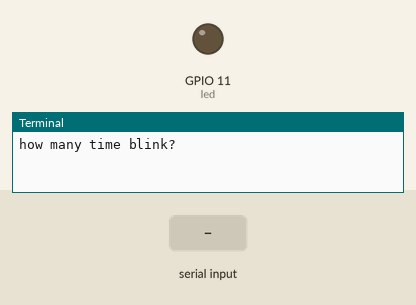
This program was run on a simulated Raspberry Pi (BCM pin numbers). Shown: output pins drawn as LEDs (lit = HIGH), the last lines printed to the terminal. Dashed ring = blinking. The inputs (shaded band) are chosen by the test bench.

Above: at 1.2 s.
1.3 s: "5" typed at the terminal, then Enter
At 2.1 s:
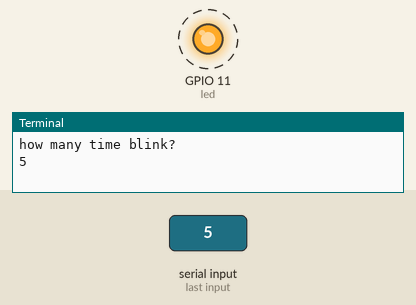
Timing chart, 0 to 10.3 s (numbered marks = the images above; inputs shaded):
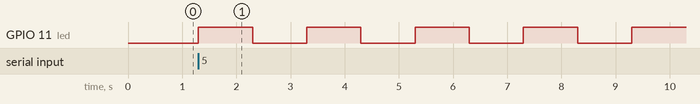

Measured:
- after the input at 1.3 s, GPIO 11 (led): alternates HIGH for 1.0 s and LOW for 1.0 s, starting at once

The program:

doggy.py
```python
import time
import RPi.GPIO as GPIO
GPIO.setmode(GPIO.BCM)
led=11
GPIO.setup(led,GPIO.OUT)
bno=int(input("how many time blink?"))
while True:
    GPIO.output(led,True)
    time.sleep(1)
    GPIO.output(led,False)
    time.sleep(1)
GPIO.cleanup()
```
